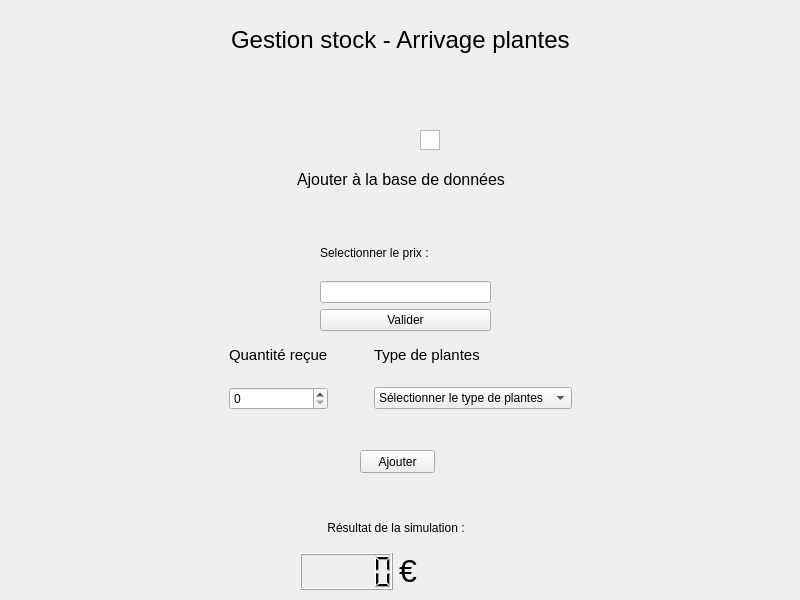
<?xml version="1.0" encoding="UTF-8"?>
<ui version="4.0">
 <class>fenetre</class>
 <widget class="QWidget" name="fenetre">
  <property name="geometry">
   <rect>
    <x>0</x>
    <y>0</y>
    <width>800</width>
    <height>600</height>
   </rect>
  </property>
  <property name="windowTitle">
   <string>fenetre</string>
  </property>
  <widget class="QWidget" name="gridLayoutWidget">
   <property name="geometry">
    <rect>
     <x>0</x>
     <y>0</y>
     <width>801</width>
     <height>80</height>
    </rect>
   </property>
   <layout class="QGridLayout" name="gridLayout">
    <item row="0" column="0">
     <spacer name="horizontalSpacer">
      <property name="orientation">
       <enum>Qt::Horizontal</enum>
      </property>
      <property name="sizeHint" stdset="0">
       <size>
        <width>40</width>
        <height>20</height>
       </size>
      </property>
     </spacer>
    </item>
    <item row="0" column="1">
     <widget class="QLabel" name="labelH1">
      <property name="text">
       <string>&lt;html&gt;&lt;head/&gt;&lt;body&gt;&lt;p&gt;&lt;span style=&quot; font-size:18pt;&quot;&gt;Gestion stock - Arrivage plantes&lt;/span&gt;&lt;/p&gt;&lt;/body&gt;&lt;/html&gt;</string>
      </property>
     </widget>
    </item>
    <item row="0" column="2">
     <spacer name="horizontalSpacer_2">
      <property name="orientation">
       <enum>Qt::Horizontal</enum>
      </property>
      <property name="sizeHint" stdset="0">
       <size>
        <width>40</width>
        <height>20</height>
       </size>
      </property>
     </spacer>
    </item>
   </layout>
  </widget>
  <widget class="QWidget" name="gridLayoutWidget_2">
   <property name="geometry">
    <rect>
     <x>0</x>
     <y>140</y>
     <width>801</width>
     <height>80</height>
    </rect>
   </property>
   <layout class="QGridLayout" name="gridLayout_2">
    <item row="0" column="0">
     <spacer name="horizontalSpacer_3">
      <property name="orientation">
       <enum>Qt::Horizontal</enum>
      </property>
      <property name="sizeHint" stdset="0">
       <size>
        <width>40</width>
        <height>20</height>
       </size>
      </property>
     </spacer>
    </item>
    <item row="0" column="1">
     <widget class="QLabel" name="labelH2">
      <property name="text">
       <string>&lt;html&gt;&lt;head/&gt;&lt;body&gt;&lt;p&gt;&lt;span style=&quot; font-size:12pt;&quot;&gt;Ajouter à la base de données&lt;/span&gt;&lt;/p&gt;&lt;/body&gt;&lt;/html&gt;</string>
      </property>
     </widget>
    </item>
    <item row="0" column="2">
     <spacer name="horizontalSpacer_4">
      <property name="orientation">
       <enum>Qt::Horizontal</enum>
      </property>
      <property name="sizeHint" stdset="0">
       <size>
        <width>40</width>
        <height>20</height>
       </size>
      </property>
     </spacer>
    </item>
   </layout>
  </widget>
  <widget class="QWidget" name="gridLayoutWidget_4">
   <property name="geometry">
    <rect>
     <x>0</x>
     <y>330</y>
     <width>801</width>
     <height>80</height>
    </rect>
   </property>
   <layout class="QGridLayout" name="gridLayout_4">
    <item row="0" column="0">
     <spacer name="horizontalSpacer_6">
      <property name="orientation">
       <enum>Qt::Horizontal</enum>
      </property>
      <property name="sizeHint" stdset="0">
       <size>
        <width>40</width>
        <height>20</height>
       </size>
      </property>
     </spacer>
    </item>
    <item row="0" column="2">
     <spacer name="horizontalSpacer_7">
      <property name="orientation">
       <enum>Qt::Horizontal</enum>
      </property>
      <property name="sizeHint" stdset="0">
       <size>
        <width>40</width>
        <height>20</height>
       </size>
      </property>
     </spacer>
    </item>
    <item row="0" column="1">
     <layout class="QGridLayout" name="gridLayout_3">
      <item row="0" column="2">
       <widget class="QLabel" name="labelType">
        <property name="text">
         <string>&lt;html&gt;&lt;head/&gt;&lt;body&gt;&lt;p&gt;&lt;span style=&quot; font-size:11pt;&quot;&gt;Type de plantes&lt;/span&gt;&lt;/p&gt;&lt;/body&gt;&lt;/html&gt;</string>
        </property>
       </widget>
      </item>
      <item row="1" column="1">
       <spacer name="horizontalSpacer_5">
        <property name="orientation">
         <enum>Qt::Horizontal</enum>
        </property>
        <property name="sizeHint" stdset="0">
         <size>
          <width>40</width>
          <height>20</height>
         </size>
        </property>
       </spacer>
      </item>
      <item row="0" column="0">
       <widget class="QLabel" name="labelQuantity">
        <property name="text">
         <string>&lt;html&gt;&lt;head/&gt;&lt;body&gt;&lt;p&gt;&lt;span style=&quot; font-size:11pt;&quot;&gt;Quantité reçue&lt;/span&gt;&lt;/p&gt;&lt;/body&gt;&lt;/html&gt;</string>
        </property>
       </widget>
      </item>
      <item row="1" column="0">
       <widget class="QSpinBox" name="spinBoxQuantity"/>
      </item>
      <item row="1" column="2">
       <widget class="QComboBox" name="comboBoxType">
        <item>
         <property name="text">
          <string>Sélectionner le type de plantes</string>
         </property>
        </item>
        <item>
         <property name="text">
          <string>Plante d'intérieur</string>
         </property>
        </item>
        <item>
         <property name="text">
          <string>Plante d'extérieur</string>
         </property>
        </item>
        <item>
         <property name="text">
          <string>Arbuste</string>
         </property>
        </item>
        <item>
         <property name="text">
          <string>Fruitiers</string>
         </property>
        </item>
        <item>
         <property name="text">
          <string>Fleur</string>
         </property>
        </item>
       </widget>
      </item>
     </layout>
    </item>
   </layout>
  </widget>
  <widget class="QPushButton" name="pushButtonAddOrDelete">
   <property name="geometry">
    <rect>
     <x>360</x>
     <y>450</y>
     <width>75</width>
     <height>23</height>
    </rect>
   </property>
   <property name="text">
    <string>Ajouter</string>
   </property>
  </widget>
  <widget class="QTableWidget" name="tableWidgetDBTable">
   <property name="geometry">
    <rect>
     <x>420</x>
     <y>130</y>
     <width>20</width>
     <height>20</height>
    </rect>
   </property>
  </widget>
  <widget class="QWidget" name="verticalLayoutWidget">
   <property name="geometry">
    <rect>
     <x>320</x>
     <y>230</y>
     <width>171</width>
     <height>101</height>
    </rect>
   </property>
   <layout class="QVBoxLayout" name="verticalLayoutPrice">
    <item>
     <widget class="QLabel" name="labelSelectPrice">
      <property name="text">
       <string>Selectionner le prix :</string>
      </property>
     </widget>
    </item>
    <item>
     <widget class="QLineEdit" name="lineEditSelectPrice"/>
    </item>
    <item>
     <widget class="QPushButton" name="pushButtonValidatePrice">
      <property name="text">
       <string>Valider</string>
      </property>
     </widget>
    </item>
   </layout>
  </widget>
  <widget class="QWidget" name="gridLayoutWidget_3">
   <property name="geometry">
    <rect>
     <x>300</x>
     <y>510</y>
     <width>192</width>
     <height>80</height>
    </rect>
   </property>
   <layout class="QGridLayout" name="gridLayout_5">
    <item row="1" column="0">
     <widget class="QLCDNumber" name="lcdNumberSimulationReseult"/>
    </item>
    <item row="1" column="1">
     <widget class="QLabel" name="labelEuro">
      <property name="text">
       <string>&lt;html&gt;&lt;head/&gt;&lt;body&gt;&lt;p&gt;&lt;span style=&quot; font-size:24pt;&quot;&gt;€&lt;/span&gt;&lt;/p&gt;&lt;/body&gt;&lt;/html&gt;</string>
      </property>
     </widget>
    </item>
    <item row="0" column="0" colspan="2">
     <widget class="QLabel" name="labelSimulation">
      <property name="text">
       <string>&lt;html&gt;&lt;head/&gt;&lt;body&gt;&lt;p align=&quot;center&quot;&gt;Résultat de la simulation :&lt;/p&gt;&lt;/body&gt;&lt;/html&gt;</string>
      </property>
     </widget>
    </item>
   </layout>
  </widget>
 </widget>
 <resources/>
 <connections/>
</ui>
